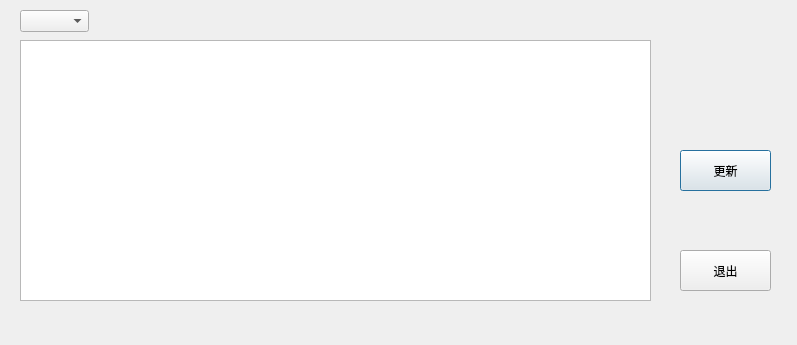
<?xml version="1.0" encoding="UTF-8"?>
<ui version="4.0">
 <class>update_record</class>
 <widget class="QDialog" name="update_record">
  <property name="geometry">
   <rect>
    <x>0</x>
    <y>0</y>
    <width>797</width>
    <height>345</height>
   </rect>
  </property>
  <property name="windowTitle">
   <string>Dialog</string>
  </property>
  <widget class="QTableWidget" name="tableWidget">
   <property name="geometry">
    <rect>
     <x>20</x>
     <y>40</y>
     <width>631</width>
     <height>261</height>
    </rect>
   </property>
  </widget>
  <widget class="QComboBox" name="comboBox">
   <property name="geometry">
    <rect>
     <x>20</x>
     <y>10</y>
     <width>69</width>
     <height>22</height>
    </rect>
   </property>
  </widget>
  <widget class="QPushButton" name="update_button">
   <property name="geometry">
    <rect>
     <x>680</x>
     <y>150</y>
     <width>91</width>
     <height>41</height>
    </rect>
   </property>
   <property name="text">
    <string>更新</string>
   </property>
  </widget>
  <widget class="QPushButton" name="exit_button">
   <property name="geometry">
    <rect>
     <x>680</x>
     <y>250</y>
     <width>91</width>
     <height>41</height>
    </rect>
   </property>
   <property name="text">
    <string>退出</string>
   </property>
  </widget>
 </widget>
 <resources/>
 <connections/>
</ui>
